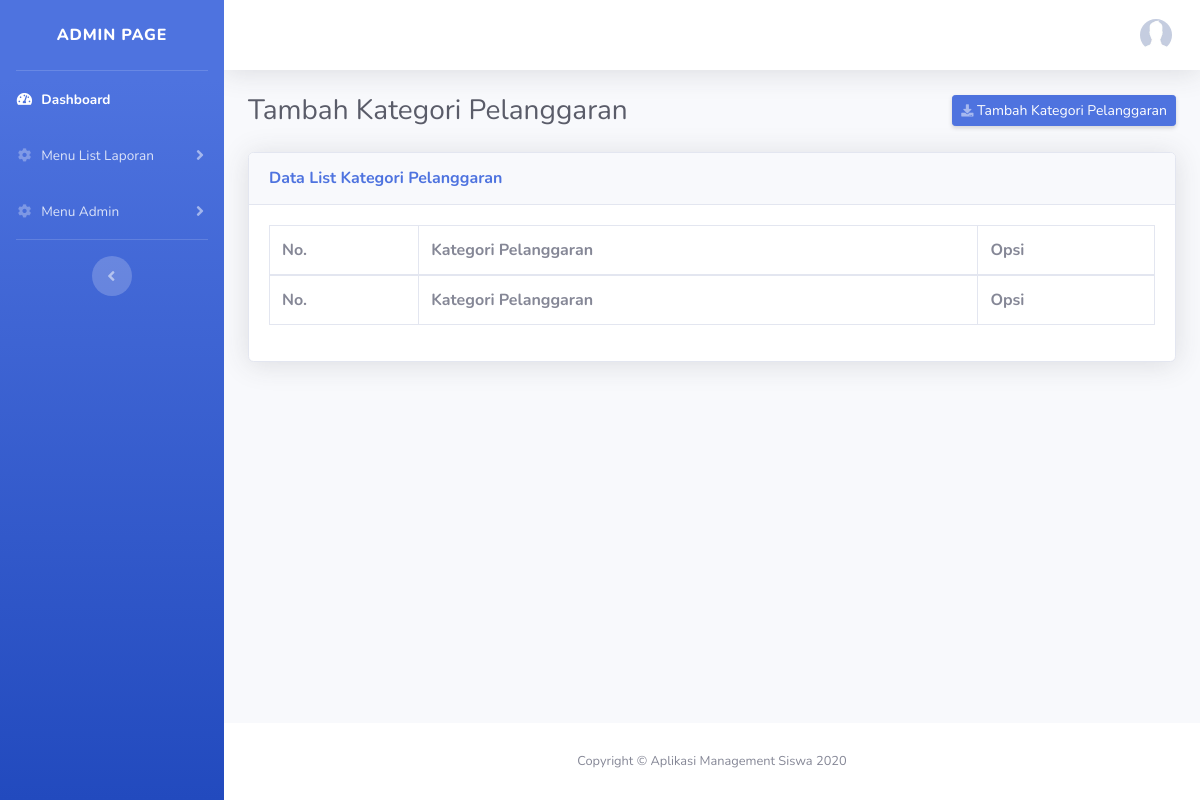
/index.php/kategoripelanggaran, run on an earlier commit of the app's database.
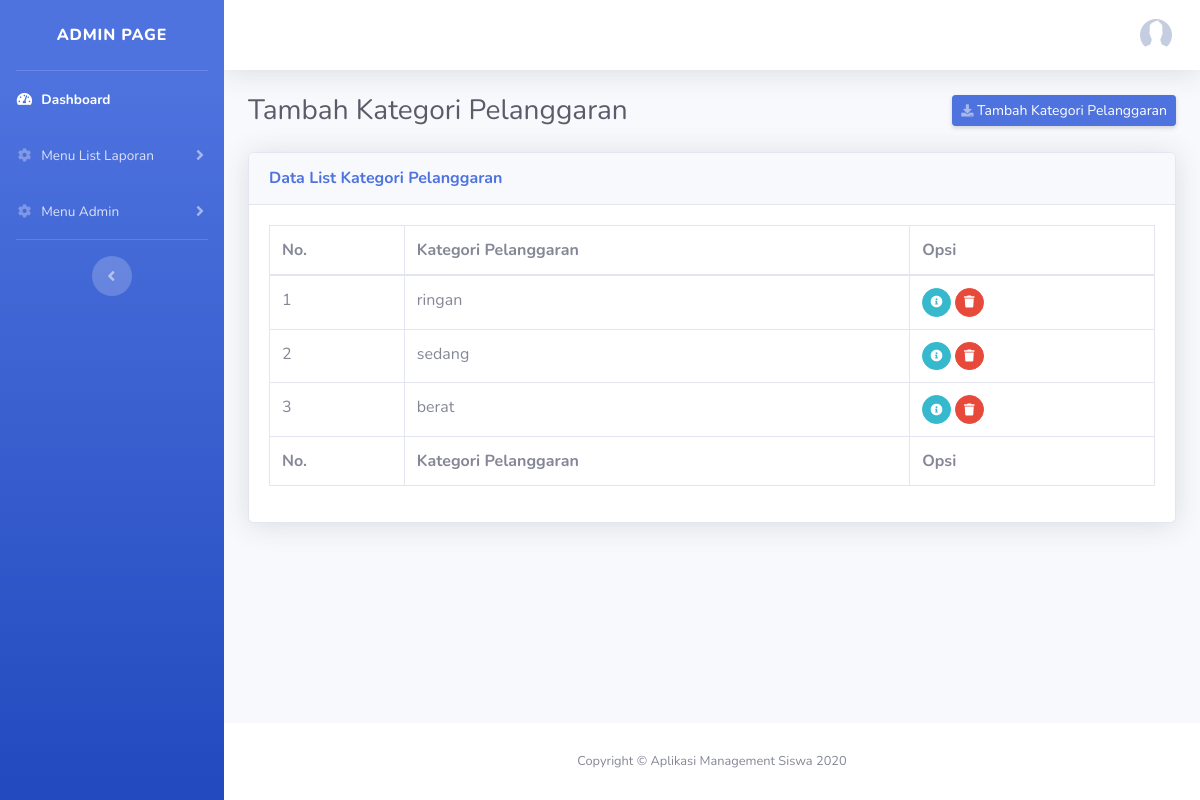
And on a later commit of the database.
### tables this page shows
CREATE TABLE `ripel` (
  `id_kategori_pelanggaran` int(11) NOT NULL,
  `kategori_pelanggaran` varchar(255) DEFAULT NULL
);

### application/controllers/KategoriPelanggaran.php (called while the page is built, shortened)
<?php
class KategoriPelanggaran extends CI_Controller {
    public function __construct()
    {
        $this->load->model('RipelModel');
    }
    public function index ()
    {
        $data = $this->RipelModel->getAllData();
        $this->load->view('layout/header', ['data' => $data]);
        $this->load->view('admin/side_menu');
        $this->load->view('admin/tambah_kategori_pelanggaran');
        $this->load->view('layout/footer');
    }
}

### index.php (called while the page is built, shortened)
<?php
require_once BASEPATH.'core/CodeIgniter.php';

### application/models/RipelModel.php (called while the page is built, shortened)
<?php
class RipelModel extends CI_Model
{
    public function getAllData()
    {
        return $this->db->get('ripel')->result_array();
    }
}

### application/views/admin/tambah_kategori_pelanggaran.php (the view, shortened to what this page needs)
<div class="d-sm-flex align-items-center justify-content-between mb-4">
  <h1 class="h3 mb-0 text-gray-800">Tambah Kategori Pelanggaran</h1>
  <a href="#" data-toggle="modal" data-target="#tambahModal" class="d-none d-sm-inline-block btn btn-sm btn-primary shadow-sm"><i class="fas fa-download fa-sm text-white-50"></i> Tambah Kategori Pelanggaran</a>
</div>
<div class="card shadow mb-4">
  <div class="card-header py-3">
    <h6 class="m-0 font-weight-bold text-primary">Data List Kategori Pelanggaran</h6>
  </div>
  <div class="card-body">
    <div class="table-responsive">
      <table class="table table-bordered" id="dataTable" width="100%" cellspacing="0">
        <thead>
          <tr>
            <th>No.</th>
            <th>Kategori Pelanggaran</th>
            <th>Opsi</th>
          </tr>
        </thead>
        <tfoot>
          <tr>
            <th>No.</th>
            <th>Kategori Pelanggaran</th>
            <th>Opsi</th>
          </tr>
        </tfoot>
        <tbody>
            <?php $i = 1; foreach ($data as $key) : ?>
          <tr>
            <td><?= $i; ?></td>
            <td><?= $key['kategori_pelanggaran'] ?></td>
            <td>
                <div class="btn-group" role="group" aria-label="Basic example">
                  <form action="<?= base_url('kategoripelanggaran/edit'); ?>" method="GET">
                      <button href="#" class="btn btn-info btn-circle btn-sm mr-1">
                        <i class="fas fa-info-circle"></i>
                      </button>
                  </form>
                  <form action="<?= base_url('kategoripelanggaran/deleteData'); ?>" method="POST">
                      <button href="#" class="btn btn-danger btn-circle btn-sm mr-1" onclick="return confirm('Are you sure you want to delete this item?');">
                        <i class="fas fa-trash"></i>
                      </button>
                  </form>
              </div>
            </td>
          </tr>
            <?php $i++; endforeach; ?>
        </tbody>
      </table>
    </div>
  </div>
</div>

What changed in the data, as far as the page shows it:
added ripel: kategori_pelanggaran "ringan"
added ripel: kategori_pelanggaran "sedang"
added ripel: kategori_pelanggaran "berat"
